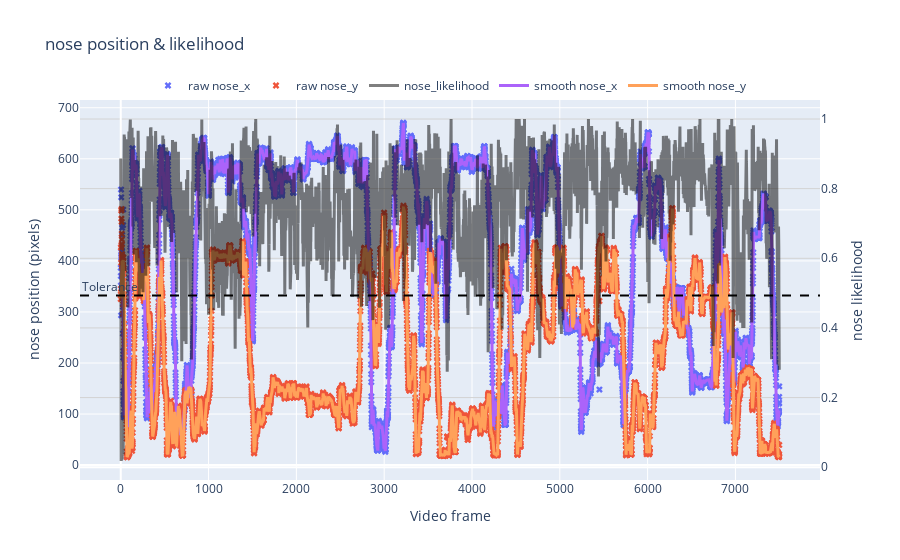

Notebook code cell kept with this figure:
### Code cell
# Plot the original vs the smooth positions
rst.plot_raw_vs_smooth(params, df_raw, df_smooth, bodypart='nose')

### Figure 1 — Plotly figure (JSON) as saved in the notebook; plotly's stock layout.template omitted (floating-point values rounded to 4 significant figures; data arrays with more than 128 entries replaced by an {"elided": "..."} marker saying what was removed)
{"data": [{"marker": {"size": 6, "symbol": "x"}, "mode": "markers", "name": "raw nose_x", "type": "scatter", "x": {"elided": "7500 int values"}, "y": {"elided": "7500 float values"}}, {"marker": {"size": 6, "symbol": "x"}, "mode": "markers", "name": "raw nose_y", "type": "scatter", "x": {"elided": "7500 int values"}, "y": {"elided": "7500 float values"}}, {"line": {"color": "black", "width": 3}, "name": "nose_likelihood", "opacity": 0.5, "type": "scatter", "x": {"elided": "7500 int values"}, "y": {"elided": "7500 float values"}, "yaxis": "y2"}, {"line": {"width": 3}, "name": "smooth nose_x", "type": "scatter", "x": {"elided": "7500 int values"}, "y": {"elided": "7500 float values"}}, {"line": {"width": 3}, "name": "smooth nose_y", "type": "scatter", "x": {"elided": "7500 int values"}, "y": {"elided": "7500 float values"}}], "layout": {"annotations": [{"showarrow": false, "text": "Tolerance", "x": 0, "xanchor": "left", "xref": "paper", "y": 0.5184, "yref": "y2"}], "legend": {"orientation": "h", "x": 0.5, "xanchor": "center", "y": 1, "yanchor": "bottom"}, "shapes": [{"line": {"color": "black", "dash": "dash"}, "type": "line", "x0": 0, "x1": 1, "xref": "paper", "y0": 0.4934, "y1": 0.4934, "yref": "y2"}], "title": {"text": "nose position & likelihood"}, "xaxis": {"title": {"text": "Video frame"}}, "yaxis": {"title": {"text": "nose position (pixels)"}}, "yaxis2": {"gridcolor": "lightgray", "overlaying": "y", "side": "right", "title": {"text": "nose likelihood"}}}}
